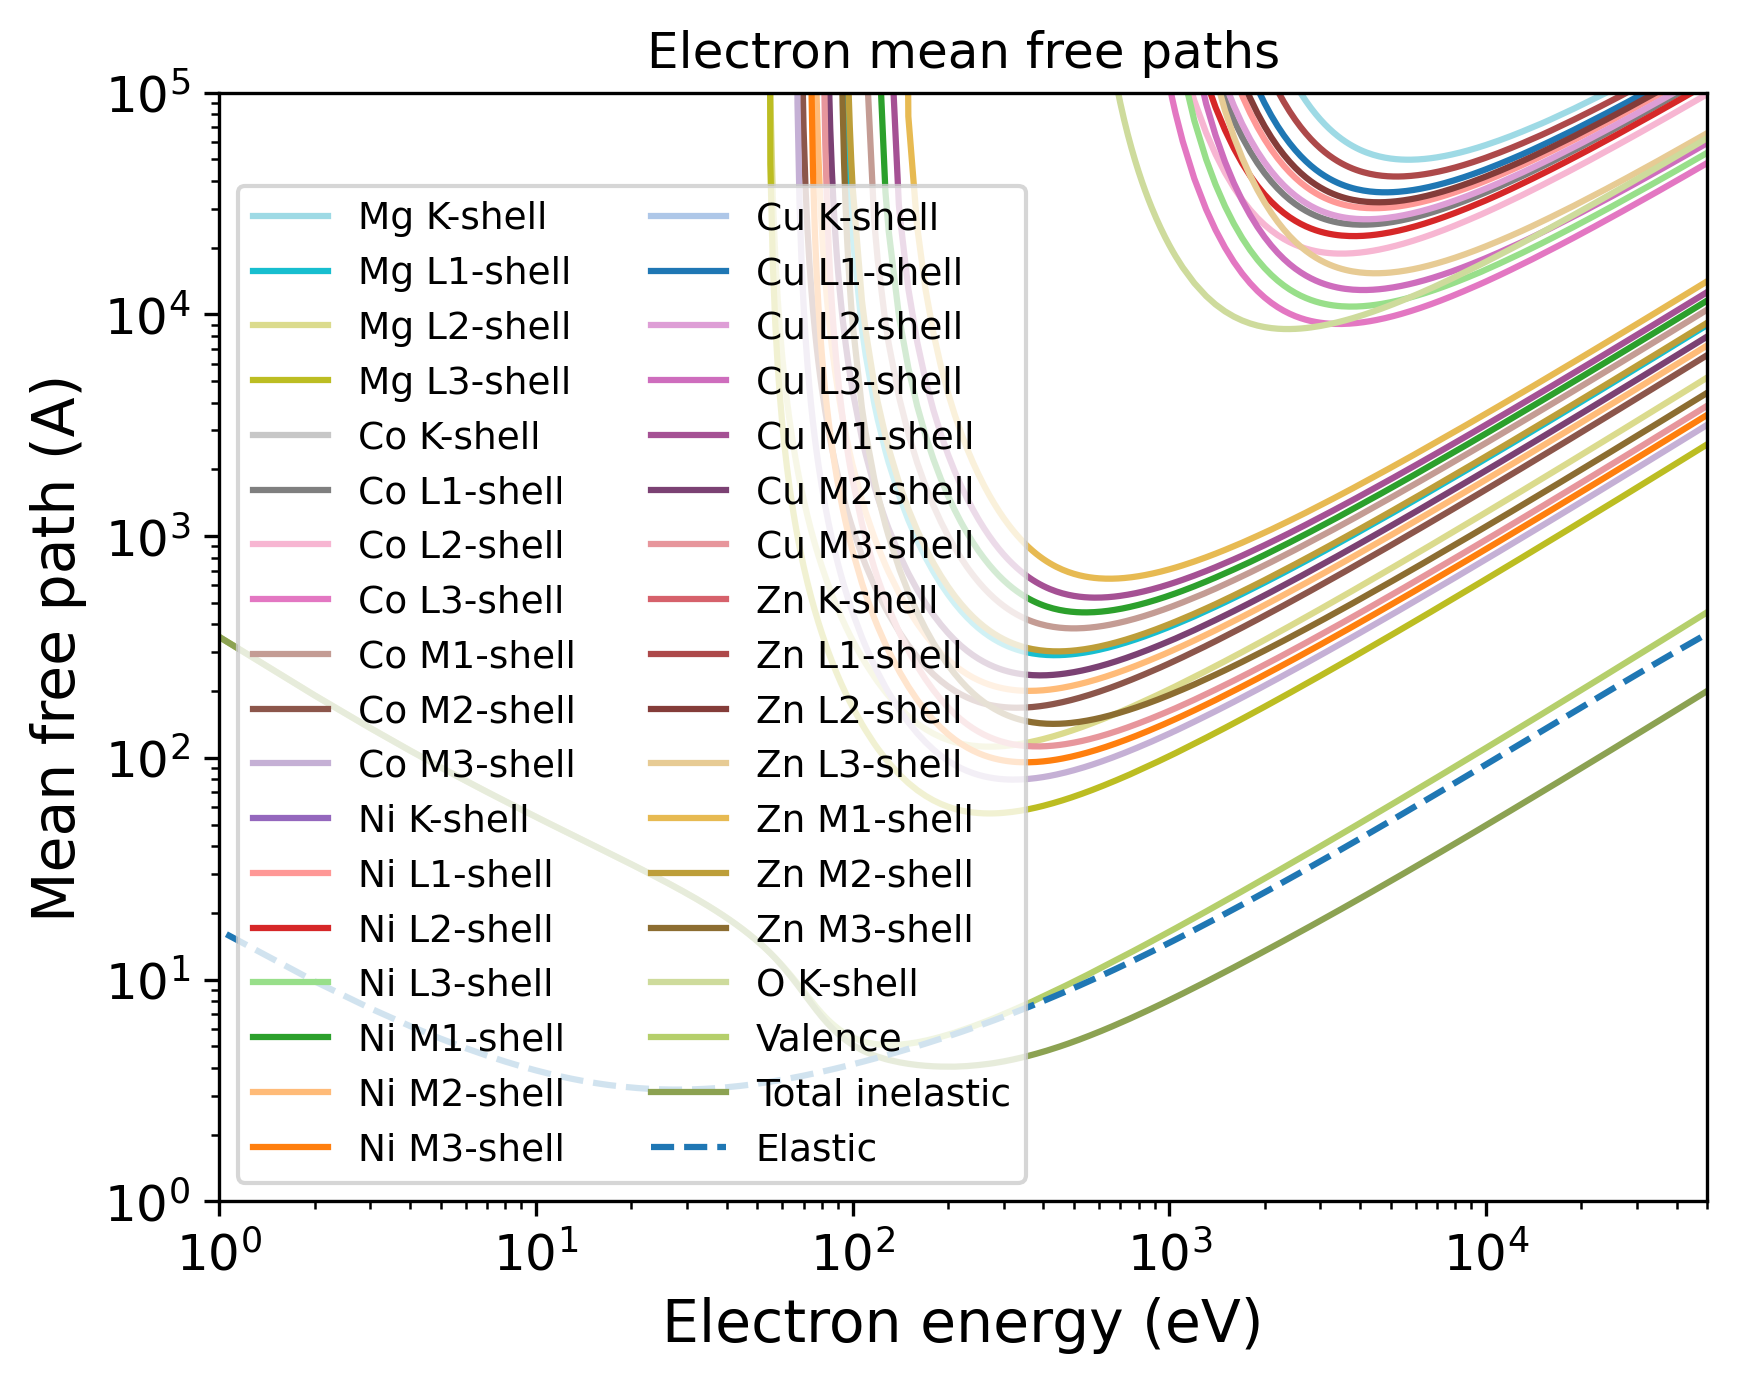

Recreate this plot in Python.
import pandas as pd
import numpy as np
import matplotlib.pyplot as plt
import matplotlib.cm as cm
# Set the format:
plt.xlabel("Electron energy (eV)", fontsize=14)
plt.ylabel("Mean free path (A)", fontsize=14)
plt.xticks(fontsize=12)
plt.yticks(fontsize=12)
plt.grid(False)
# Set the axes:
# Read the output file:
df = pd.read_csv(r"OUTPUT_MgCoNiCuZnO_Electron_IMFP.dat", sep=r'\s+', header=None, comment="#", skipinitialspace=True)
plt.xscale("log")
plt.yscale("log")
# Prepare the plot:
columns_to_plot = [ 1, 2, 3, 4, 5, 6, 7, 8, 9, 10, 11, 12, 13, 14, 15, 16, 17, 18, 19, 20, 21, 22, 23, 24, 25, 26, 27, 28, 29, 30, 31, 32, 33, 34, 35]
labels = [ "Mg K-shell", "Mg L1-shell", "Mg L2-shell", "Mg L3-shell", "Co K-shell", "Co L1-shell", "Co L2-shell", "Co L3-shell", "Co M1-shell", "Co M2-shell", "Co M3-shell", "Ni K-shell", "Ni L1-shell", "Ni L2-shell", "Ni L3-shell", "Ni M1-shell", "Ni M2-shell", "Ni M3-shell", "Cu K-shell", "Cu L1-shell", "Cu L2-shell", "Cu L3-shell", "Cu M1-shell", "Cu M2-shell", "Cu M3-shell", "Zn K-shell", "Zn L1-shell", "Zn L2-shell", "Zn L3-shell", "Zn M1-shell", "Zn M2-shell", "Zn M3-shell", "O K-shell", "Valence", "Total inelastic"]
# Create N distinct colors from a colormap
N = len(columns_to_plot)
colors = np.vstack([plt.cm.tab20(np.linspace(1, 0, 20)), plt.cm.tab20b(np.linspace(1, 0, 20))])
# Set line styles:
linestyles = [ "-", "-", "-", "-", "-", "-", "-", "-", "-", "-", "-", "-", "-", "-", "-", "-", "-", "-", "-", "-", "-", "-", "-", "-", "-", "-", "-", "-", "-", "-", "-", "-", "-", "-", "-"]
for i, col in enumerate(columns_to_plot):
    color = colors[i % len(colors)]
    ls    = linestyles[i % len(linestyles)]
    label = labels[i % len(labels)]
    plt.plot(df.iloc[:, 0], df.iloc[:, col],
    color=color,
    label=label,
    linestyle=ls)
# Add a curve from the second file
df2 = pd.read_csv(r"OUTPUT_MgCoNiCuZnO_Electron_EMFP.dat", sep=r'\s+', header=None, comment="#", skipinitialspace=True)
columns_to_plot2 = [ 7]
labels2 = [ "Elastic"]
# Create second part of the plot:
for col, label in zip(columns_to_plot2, labels2):
    plt.plot(df2.iloc[:, 0], df2.iloc[:, col], label=label, linestyle="--")
plt.xlim(1.00000000,50000.00000000)
plt.ylim(1.00000000,100000.00000000)
plt.title("Electron mean free paths")
plt.legend(loc="best", fontsize=9, ncol=2)
# Save the plot in this format:
plt.savefig("OUTPUT_MFP_electron.png", dpi=300, bbox_inches="tight")
